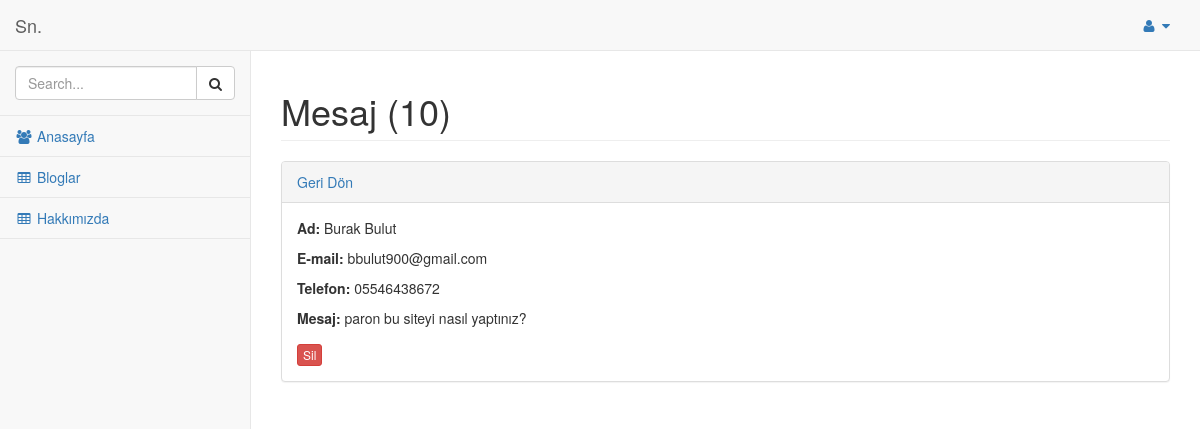
Page /admin/pages/mesaj_detay.php?id=10 (signed in) on the committed database.
### tables this page shows
CREATE TABLE IF NOT EXISTS `iletisim` (
  `id` int(11) NOT NULL AUTO_INCREMENT,
  `ad` varchar(100) NOT NULL,
  `email` varchar(100) NOT NULL,
  `tel` varchar(50) NOT NULL,
  `mesaj` text NOT NULL,
  `okundu` int(1) NOT NULL DEFAULT '0',
  PRIMARY KEY (`id`)
);

### admin/pages/mesaj_detay.php (the view, shortened to what this page needs)
<?php
require_once 'inc-functions.php';
?>
<!DOCTYPE html>
<html lang="en">
<head>
    <link href="../bower_components/bootstrap/dist/css/bootstrap.min.css" rel="stylesheet">
    <link href="../bower_components/metisMenu/dist/metisMenu.min.css" rel="stylesheet">
    <link href="../dist/css/sb-admin-2.css" rel="stylesheet">
    <link href="../bower_components/font-awesome/css/font-awesome.min.css" rel="stylesheet" type="text/css">
</head>
<body>
<?php
@$id = $_GET["id"];
$cek = $db->prepare("SELECT * FROM `iletisim` WHERE `id` = :id");
$cek->bindValue(":id", $id, PDO::PARAM_INT);
$cek->execute();
$row = $cek->fetch(PDO::FETCH_ASSOC);
?>
    <div id="wrapper">
        <?php require_once 'inc-menu.php'; ?>
        <div id="page-wrapper">
            <div class="row">
                <div class="col-lg-12">
                    <h1 class="page-header">Mesaj (<?= $id ?>)</h1>
                </div>
            </div>
            <div class="row">
                <div class="col-lg-12">
                    <div class="panel panel-default">
                        <div class="panel-heading">
                            <a href="mesajlar.php">Geri Dön</a>
                        </div>
                        <div class="panel-body">
                            <div class="row">
                                <div class="col-lg-6">
                                    <form>
                                        <div class="form-group">
                                           <p><b>Ad:</b> <?= $row["ad"] ?></p>
                                           <p><b>E-mail:</b> <?= $row["email"] ?></p>
                                           <p><b>Telefon:</b> <?= $row["tel"] ?></p>
                                           <p><b>Mesaj:</b> <?= $row["mesaj"] ?></p>
                                        </div>
                                        <a href="mesajlar.php?is=sil&id=<?= $row["id"] ?>" onclick="return confirm('Silmek istediğinize emin misiniz?')"
                                        class="btn btn-danger btn-xs" style="margin-right: 15px;">Sil</a>
                                    </form>
                                </div>
                            </div>
                        </div>
                    </div>
                </div>
            </div>
        </div>
    </div>
</body>
</html>

### rows in the picture
iletisim: ad "Burak Bulut", email "bbulut900@gmail.com", tel "05546438672", mesaj "paron bu siteyi nasıl yaptınız?"

### other values in the picture
$id "10"
